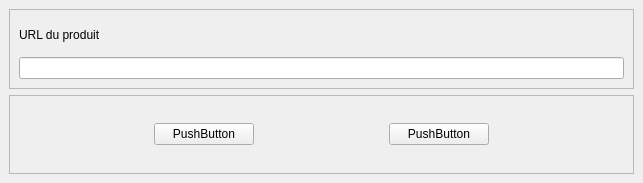
<?xml version="1.0" encoding="UTF-8"?>
<ui version="4.0">
 <class>MainWindow</class>
 <widget class="QMainWindow" name="MainWindow">
  <property name="geometry">
   <rect>
    <x>0</x>
    <y>0</y>
    <width>643</width>
    <height>183</height>
   </rect>
  </property>
  <property name="windowTitle">
   <string>MainWindow</string>
  </property>
  <widget class="QWidget" name="centralwidget">
   <layout class="QVBoxLayout" name="verticalLayout_3">
    <item>
     <layout class="QVBoxLayout" name="verticalLayout">
      <item>
       <widget class="QFrame" name="frame_2">
        <property name="frameShape">
         <enum>QFrame::StyledPanel</enum>
        </property>
        <property name="frameShadow">
         <enum>QFrame::Raised</enum>
        </property>
        <layout class="QVBoxLayout" name="verticalLayout_2">
         <item>
          <widget class="QLabel" name="label">
           <property name="text">
            <string>URL du produit</string>
           </property>
          </widget>
         </item>
         <item>
          <widget class="QLineEdit" name="lineEdit"/>
         </item>
        </layout>
       </widget>
      </item>
      <item>
       <widget class="QFrame" name="frame">
        <property name="frameShape">
         <enum>QFrame::StyledPanel</enum>
        </property>
        <property name="frameShadow">
         <enum>QFrame::Raised</enum>
        </property>
        <layout class="QHBoxLayout" name="horizontalLayout">
         <property name="spacing">
          <number>0</number>
         </property>
         <property name="bottomMargin">
          <number>9</number>
         </property>
         <item>
          <widget class="QPushButton" name="pushButton">
           <property name="maximumSize">
            <size>
             <width>100</width>
             <height>16777215</height>
            </size>
           </property>
           <property name="text">
            <string>PushButton</string>
           </property>
          </widget>
         </item>
         <item>
          <widget class="QPushButton" name="pushButton_2">
           <property name="maximumSize">
            <size>
             <width>100</width>
             <height>16777215</height>
            </size>
           </property>
           <property name="text">
            <string>PushButton</string>
           </property>
          </widget>
         </item>
        </layout>
       </widget>
      </item>
     </layout>
    </item>
   </layout>
  </widget>
 </widget>
 <resources/>
 <connections/>
</ui>
